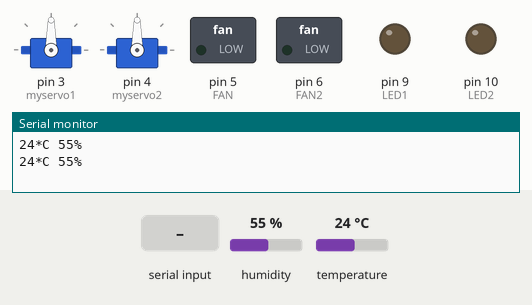
The sketch below on a simulated Arduino Uno, built with avr-gcc and run on an emulated ATmega328P. Shown: 2 × servo, switched loads named in the sketch (green lamp = pin HIGH), output pins drawn as LEDs (lit = HIGH), the last lines printed to the serial monitor. Inputs (shaded band) come from the test bench; at power-on: humidity 55 %, temperature 24 °C.

Above: at 5.8 s.
5.9 s: humidity set to 58 %
16.2 s: humidity set to 61 %
At 25.4 s:
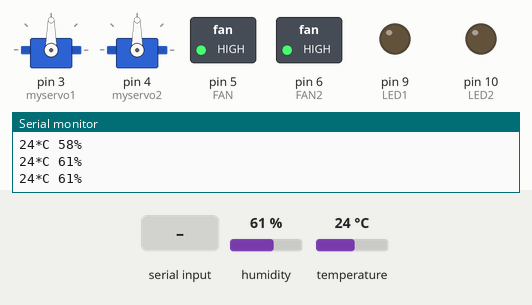
26.6 s: "a" received over the second serial link
At 31.3 s:
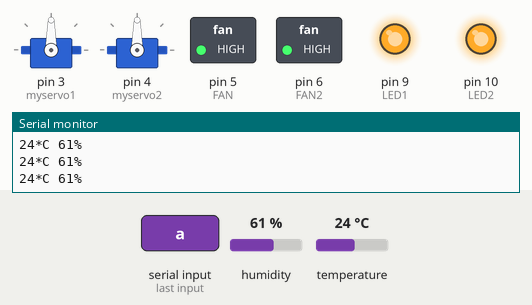
32.6 s: "c" received over the second serial link
At 35.9 s:
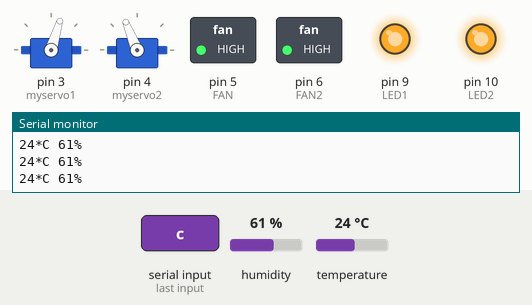
38.6 s: humidity set to 37 %
47.4 s: humidity set to 33 %
At 56.7 s:
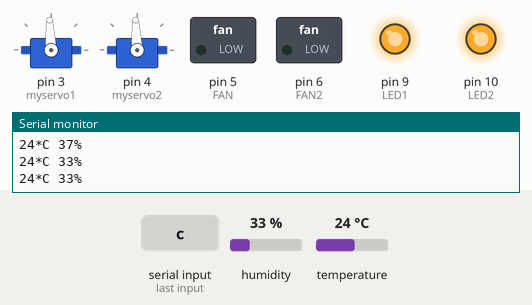
Timing chart, 0 to 58.2 s (numbered marks = the images above; inputs shaded):
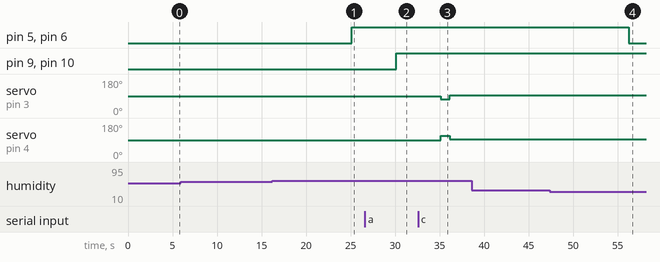

Measured:
- the behaviour switches between 59 and 60 % on humidity (found by bisection; images 0 and 1)
- the behaviour switches between 36 and 35 % on humidity (found by bisection; images 3 and 4)
- after the input at 16.2 s, pin 5 (FAN), pin 6 (FAN2): LOW → HIGH after 8.9 s
- after the input at 26.6 s, pin 9 (LED1), pin 10 (LED2): LOW → HIGH after 3.5 s
- after the input at 32.6 s, servo on pin 3 (myservo1): 90° → 73° after 2.6 s, → 93° 1.0 s later; servo on pin 4 (myservo2): 90° → 112° after 2.6 s, → 93° 1.0 s later
- after the input at 47.4 s, pin 5 (FAN), pin 6 (FAN2): HIGH → LOW after 8.9 s

The sketch:

DHT11.ino
```cpp
#include <SoftwareSerial.h>
#include<Servo.h>
#include<LiquidCrystal_I2C.h>
#include <Wire.h>
#include "DHT.h"

#define LED1  9 //LED핀 번호
#define LED2 10
#define BTtx 8   // 블루투스 tx핀이 연결된 아두이노 핀 번호
#define BTrx 7 // 블루투스 rx핀이 연결된 아두이노 핀 번호


#define DHTPIN 2
#define DHTTYPE DHT11
DHT dht(DHTPIN, DHTTYPE);
int FAN = 5;
int FAN2 = 6;


SoftwareSerial BT(BTtx, BTrx);  //소프트웨어 시리얼 객체

Servo myservo1;
Servo myservo2;

char data = 0;  //모바일 앱으로부터 입력받은 값 저장할 변수

void setup(){
  dht.begin();
  BT.begin(9600);  //소프트웨어 시리얼 통신 준비
  Serial.begin(9600);  //하드웨어 시리얼 통신 준비
  myservo1.attach(3);
  myservo2.attach(4);


  pinMode(LED2, OUTPUT);
  pinMode(LED1, OUTPUT);  //4번핀 출력 모드


  pinMode(FAN,OUTPUT);
  pinMode(FAN2,OUTPUT);


}


void loop(){
  float h = dht.readHumidity();
  float t = dht.readTemperature();

  if(isnan(h) || isnan(t)){
    Serial.println(F("Failed to read from DHT sensor!"));
    return;
  }
  Serial.print((int)t); Serial.print("*C ");
  Serial.print((int)h); Serial.println("%");

  delay(5000);

  if(BT.available() > 0){  //블루투스 통신으로 입력된 데이터가 있으면
      data = BT.read();    //입력된 데이터를 읽어서 변수에 저장하기
  }


  if(data == 'a'){
      digitalWrite(LED2, HIGH);  //LED 켜기
      digitalWrite(LED1, HIGH);  //LED 켜기
  }

  else if(data == 'b'){
      digitalWrite(LED2, LOW);  //LED 끄기
      digitalWrite(LED1, LOW);  //LED 끄기

  }

  else if (data == 'c'){
    myservo2.writeMicroseconds(1700);
    myservo1.writeMicroseconds(1300);
    delay(1000);
    myservo2.writeMicroseconds(1500);
    myservo1.writeMicroseconds(1500);
  }


  data = 0;  //data 초기화

  if(((float)h)>=60){
    digitalWrite(FAN,HIGH);
    digitalWrite(FAN2,HIGH);
  }
  else if(((float)h)<=35){
     digitalWrite(FAN,LOW);
     digitalWrite(FAN2,LOW);
  }

}
```
